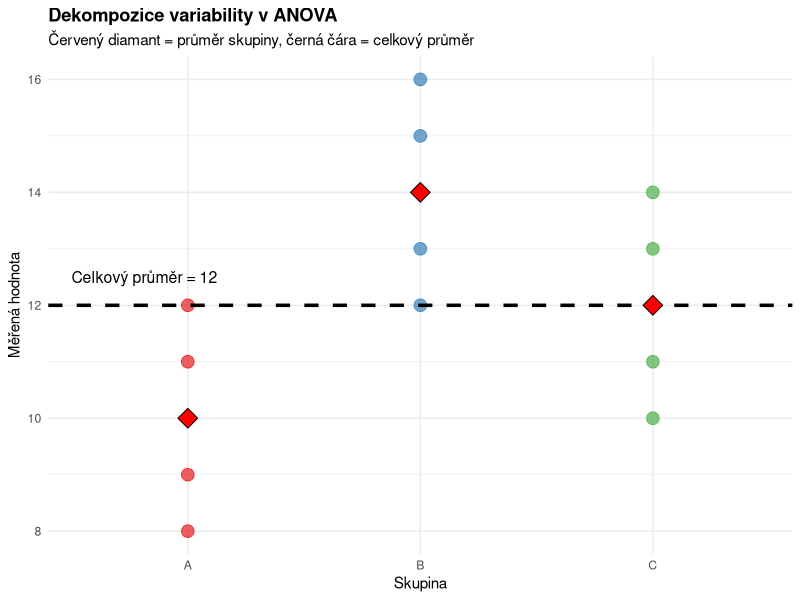
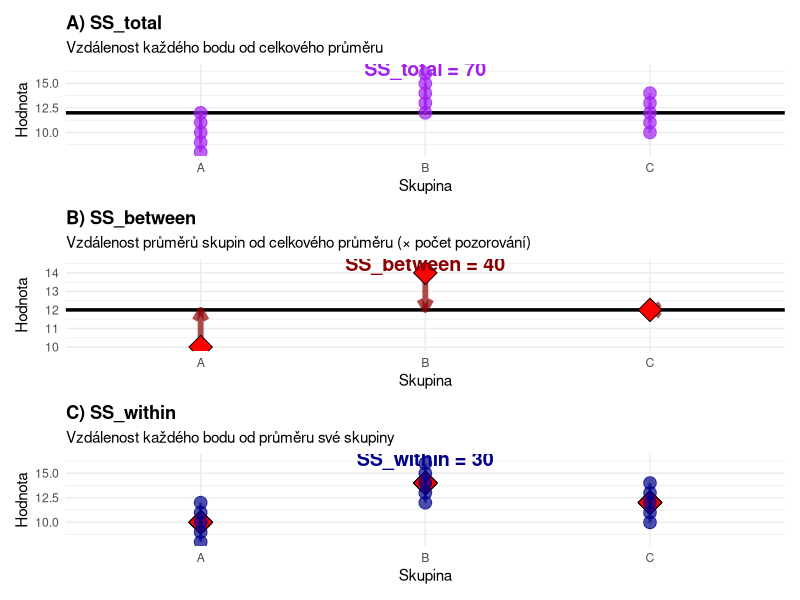

R code for these plots, in order:
## ---- chunk 1
#| label: fig-ss-concept
#| fig-cap: "Vizualizace různých sum čtverců v ANOVA"
#| warning: false

library(ggplot2)
library(dplyr)

# Simulace jednoduchých dat
set.seed(123)
data <- data.frame(
  skupina = rep(c("A", "B", "C"), each = 5),
  hodnota = c(
    c(8, 9, 10, 11, 12),   # Skupina A
    c(12, 13, 14, 15, 16), # Skupina B
    c(10, 11, 12, 13, 14)  # Skupina C
  )
)

# Výpočty
grand_mean <- mean(data$hodnota)
group_means <- data %>%
  group_by(skupina) %>%
  summarise(mean = mean(hodnota))

# Hlavní graf
p1 <- ggplot(data, aes(x = skupina, y = hodnota, color = skupina)) +
  geom_point(size = 4, alpha = 0.7) +
  geom_hline(yintercept = grand_mean, linetype = "dashed",
             color = "black", size = 1.2) +
  stat_summary(fun = mean, geom = "point", shape = 23,
               size = 5, fill = "red", color = "black") +
  annotate("text", x = 0.5, y = grand_mean + 0.5,
           label = paste0("Celkový průměr = ", round(grand_mean, 2)),
           hjust = 0, size = 4) +
  labs(
    title = "Dekompozice variability v ANOVA",
    subtitle = "Červený diamant = průměr skupiny, černá čára = celkový průměr",
    x = "Skupina",
    y = "Měřená hodnota"
  ) +
  theme_minimal() +
  theme(
    plot.title = element_text(face = "bold"),
    legend.position = "none"
  ) +
  scale_color_brewer(palette = "Set1")

print(p1)

# Přidání hodnot průměrů
data_with_means <- data %>%
  left_join(group_means, by = "skupina")

# Výpočet sum čtverců ručně
ss_total <- sum((data$hodnota - grand_mean)^2)
ss_between <- sum(group_means$mean^2 * 5) - 15 * grand_mean^2
ss_within <- ss_total - ss_between

## ---- chunk 2
#| label: fig-ss-components
#| fig-cap: "Grafická reprezentace jednotlivých sum čtverců"
#| warning: false
#| fig-height: 10

library(patchwork)

# SS_total: Vzdálenost každého bodu od celkového průměru
p_total <- ggplot(data, aes(x = skupina, y = hodnota)) +
  geom_hline(yintercept = grand_mean, color = "black", size = 1.2) +
  geom_segment(aes(xend = skupina, yend = grand_mean),
               color = "purple", size = 1, alpha = 0.6) +
  geom_point(size = 4, color = "purple", alpha = 0.7) +
  annotate("text", x = 2, y = max(data$hodnota) + 0.5,
           label = paste0("SS_total = ", round(ss_total, 2)),
           size = 5, fontface = "bold", color = "purple") +
  labs(
    title = "A) SS_total",
    subtitle = "Vzdálenost každého bodu od celkového průměru",
    x = "Skupina",
    y = "Hodnota"
  ) +
  theme_minimal() +
  theme(plot.title = element_text(face = "bold"))

# SS_between: Vzdálenost průměrů skupin od celkového průměru
p_between <- ggplot(group_means, aes(x = skupina, y = mean)) +
  geom_hline(yintercept = grand_mean, color = "black", size = 1.2) +
  geom_segment(aes(xend = skupina, yend = grand_mean),
               color = "darkred", size = 2, alpha = 0.7,
               arrow = arrow(length = unit(0.3, "cm"))) +
  geom_point(size = 6, shape = 23, fill = "red", color = "black") +
  annotate("text", x = 2, y = max(group_means$mean) + 0.5,
           label = paste0("SS_between = ", round(ss_between, 2)),
           size = 5, fontface = "bold", color = "darkred") +
  labs(
    title = "B) SS_between",
    subtitle = "Vzdálenost průměrů skupin od celkového průměru (× počet pozorování)",
    x = "Skupina",
    y = "Hodnota"
  ) +
  theme_minimal() +
  theme(plot.title = element_text(face = "bold"))

# SS_within: Vzdálenost bodů od průměru své skupiny
p_within <- ggplot(data_with_means, aes(x = skupina, y = hodnota)) +
  geom_point(aes(y = mean), size = 6, shape = 23,
             fill = "red", color = "black") +
  geom_segment(aes(xend = skupina, yend = mean),
               color = "darkblue", size = 1, alpha = 0.6) +
  geom_point(size = 4, color = "darkblue", alpha = 0.7) +
  annotate("text", x = 2, y = max(data$hodnota) + 0.5,
           label = paste0("SS_within = ", round(ss_within, 2)),
           size = 5, fontface = "bold", color = "darkblue") +
  labs(
    title = "C) SS_within",
    subtitle = "Vzdálenost každého bodu od průměru své skupiny",
    x = "Skupina",
    y = "Hodnota"
  ) +
  theme_minimal() +
  theme(plot.title = element_text(face = "bold"))

# Kombinace grafů
p_total / p_between / p_within
